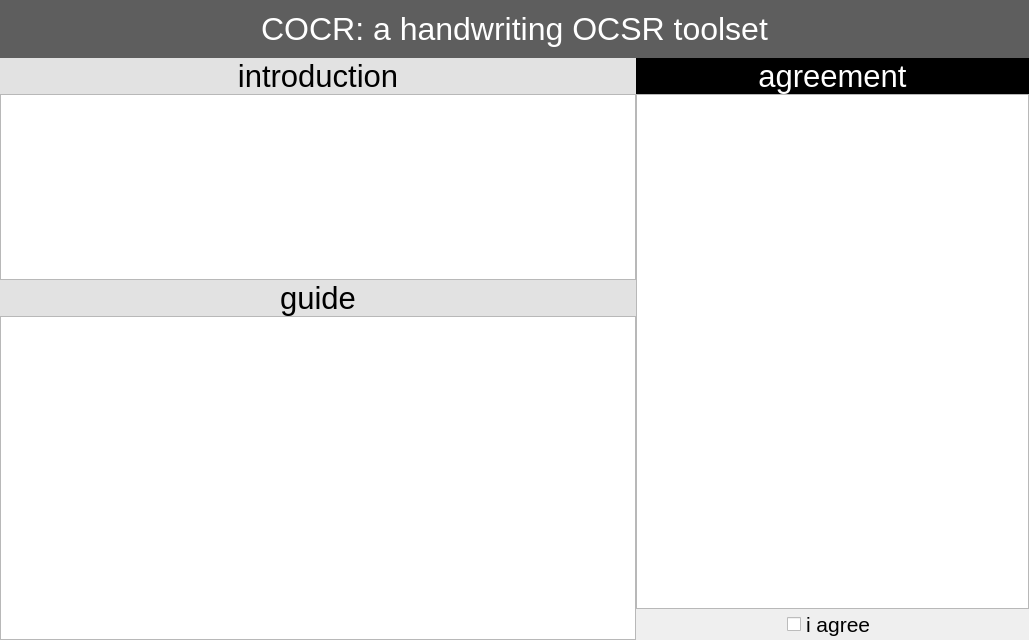
<?xml version="1.0" encoding="UTF-8"?>
<ui version="4.0">
    <class>WelcomeWidget</class>
    <widget class="QWidget" name="WelcomeWidget">
        <property name="geometry">
            <rect>
                <x>0</x>
                <y>0</y>
                <width>1029</width>
                <height>640</height>
            </rect>
        </property>
        <property name="windowTitle">
            <string>Welcome</string>
        </property>
        <layout class="QVBoxLayout" name="verticalLayout" stretch="1,10">
            <property name="spacing">
                <number>0</number>
            </property>
            <property name="leftMargin">
                <number>0</number>
            </property>
            <property name="topMargin">
                <number>0</number>
            </property>
            <property name="rightMargin">
                <number>0</number>
            </property>
            <property name="bottomMargin">
                <number>0</number>
            </property>
            <item>
                <widget class="QLabel" name="welcome_label">
                    <property name="sizePolicy">
                        <sizepolicy hsizetype="Preferred" vsizetype="Preferred">
                            <horstretch>0</horstretch>
                            <verstretch>0</verstretch>
                        </sizepolicy>
                    </property>
                    <property name="font">
                        <font>
                            <pointsize>24</pointsize>
                        </font>
                    </property>
                    <property name="styleSheet">
                        <string notr="true">color: rgb(255, 255, 255);
                            background-color: rgb(94, 94, 94);
                        </string>
                    </property>
                    <property name="text">
                        <string>COCR: a handwriting OCSR toolset</string>
                    </property>
                    <property name="alignment">
                        <set>Qt::AlignCenter</set>
                    </property>
                </widget>
            </item>
            <item>
                <layout class="QGridLayout" name="gridLayout" rowstretch="618,1000" columnstretch="1000,618">
                    <property name="spacing">
                        <number>0</number>
                    </property>
                    <item row="0" column="0">
                        <layout class="QVBoxLayout" name="intro_layout">
                            <property name="spacing">
                                <number>0</number>
                            </property>
                            <item>
                                <widget class="QLabel" name="intro_label">
                                    <property name="sizePolicy">
                                        <sizepolicy hsizetype="Preferred" vsizetype="Fixed">
                                            <horstretch>0</horstretch>
                                            <verstretch>0</verstretch>
                                        </sizepolicy>
                                    </property>
                                    <property name="font">
                                        <font>
                                            <pointsize>23</pointsize>
                                        </font>
                                    </property>
                                    <property name="styleSheet">
                                        <string notr="true">color: rgb(0, 0, 0);
                                            background-color: rgb(226, 226, 226);
                                        </string>
                                    </property>
                                    <property name="text">
                                        <string>introduction</string>
                                    </property>
                                    <property name="alignment">
                                        <set>Qt::AlignCenter</set>
                                    </property>
                                </widget>
                            </item>
                            <item>
                                <widget class="QTextEdit" name="intro_edit">
                                    <property name="sizePolicy">
                                        <sizepolicy hsizetype="Preferred" vsizetype="Preferred">
                                            <horstretch>0</horstretch>
                                            <verstretch>0</verstretch>
                                        </sizepolicy>
                                    </property>
                                    <property name="styleSheet">
                                        <string notr="true"/>
                                    </property>
                                    <property name="inputMethodHints">
                                        <set>Qt::ImhNone</set>
                                    </property>
                                    <property name="readOnly">
                                        <bool>true</bool>
                                    </property>
                                    <property name="html">
                                        <string>&lt;!DOCTYPE HTML PUBLIC &quot;-//W3C//DTD HTML 4.0//EN&quot; &quot;http://www.w3.org/TR/REC-html40/strict.dtd&quot;&gt;
                                            &lt;html&gt;&lt;head&gt;&lt;meta name=&quot;qrichtext&quot; content=&quot;1&quot;
                                            /&gt;&lt;style type=&quot;text/css&quot;&gt;
                                            p, li { white-space: pre-wrap; }
                                            &lt;/style&gt;&lt;/head&gt;&lt;body style=&quot; font-family:'SimSun';
                                            font-size:9pt; font-weight:400; font-style:normal;&quot;&gt;
                                            &lt;p style=&quot; margin-top:0px; margin-bottom:0px; margin-left:0px;
                                            margin-right:0px; -qt-block-indent:0; text-indent:0px;&quot;&gt; &lt;/p&gt;
                                            &lt;p style=&quot; margin-top:0px; margin-bottom:0px; margin-left:0px;
                                            margin-right:0px; -qt-block-indent:0; text-indent:0px;&quot;&gt; &lt;/p&gt;&lt;/body&gt;&lt;/html&gt;
                                        </string>
                                    </property>
                                </widget>
                            </item>
                        </layout>
                    </item>
                    <item row="0" column="1" rowspan="2">
                        <layout class="QVBoxLayout" name="agree_layout">
                            <property name="spacing">
                                <number>0</number>
                            </property>
                            <item>
                                <widget class="QLabel" name="agree_label">
                                    <property name="sizePolicy">
                                        <sizepolicy hsizetype="Preferred" vsizetype="Fixed">
                                            <horstretch>0</horstretch>
                                            <verstretch>0</verstretch>
                                        </sizepolicy>
                                    </property>
                                    <property name="font">
                                        <font>
                                            <pointsize>23</pointsize>
                                        </font>
                                    </property>
                                    <property name="styleSheet">
                                        <string notr="true">color: rgb(255, 255, 255);
                                            background-color: rgb(0, 0, 0);
                                        </string>
                                    </property>
                                    <property name="text">
                                        <string>agreement</string>
                                    </property>
                                    <property name="alignment">
                                        <set>Qt::AlignCenter</set>
                                    </property>
                                </widget>
                            </item>
                            <item>
                                <widget class="QTextBrowser" name="agree_edit">
                                    <property name="sizePolicy">
                                        <sizepolicy hsizetype="Preferred" vsizetype="Expanding">
                                            <horstretch>0</horstretch>
                                            <verstretch>0</verstretch>
                                        </sizepolicy>
                                    </property>
                                    <property name="styleSheet">
                                        <string notr="true"/>
                                    </property>
                                    <property name="inputMethodHints">
                                        <set>Qt::ImhNone</set>
                                    </property>
                                    <property name="readOnly">
                                        <bool>true</bool>
                                    </property>
                                </widget>
                            </item>
                            <item alignment="Qt::AlignHCenter|Qt::AlignVCenter">
                                <widget class="QCheckBox" name="agree_box">
                                    <property name="sizePolicy">
                                        <sizepolicy hsizetype="Expanding" vsizetype="Preferred">
                                            <horstretch>0</horstretch>
                                            <verstretch>0</verstretch>
                                        </sizepolicy>
                                    </property>
                                    <property name="font">
                                        <font>
                                            <pointsize>16</pointsize>
                                        </font>
                                    </property>
                                    <property name="layoutDirection">
                                        <enum>Qt::LeftToRight</enum>
                                    </property>
                                    <property name="styleSheet">
                                        <string notr="true"/>
                                    </property>
                                    <property name="text">
                                        <string>i agree</string>
                                    </property>
                                    <property name="icon">
                                        <iconset resource="../../../../assets/COCR_res.qrc">
                                            <normaloff>:/images/home.png</normaloff>:/images/home.png
                                        </iconset>
                                    </property>
                                    <property name="iconSize">
                                        <size>
                                            <width>32</width>
                                            <height>32</height>
                                        </size>
                                    </property>
                                    <property name="tristate">
                                        <bool>false</bool>
                                    </property>
                                </widget>
                            </item>
                        </layout>
                    </item>
                    <item row="1" column="0">
                        <layout class="QVBoxLayout" name="guide_layout">
                            <property name="spacing">
                                <number>0</number>
                            </property>
                            <item>
                                <widget class="QLabel" name="guide_label">
                                    <property name="sizePolicy">
                                        <sizepolicy hsizetype="Preferred" vsizetype="Fixed">
                                            <horstretch>0</horstretch>
                                            <verstretch>0</verstretch>
                                        </sizepolicy>
                                    </property>
                                    <property name="font">
                                        <font>
                                            <pointsize>23</pointsize>
                                        </font>
                                    </property>
                                    <property name="styleSheet">
                                        <string notr="true">color: rgb(0, 0, 0);
                                            background-color: rgb(226, 226, 226);
                                        </string>
                                    </property>
                                    <property name="text">
                                        <string>guide</string>
                                    </property>
                                    <property name="alignment">
                                        <set>Qt::AlignCenter</set>
                                    </property>
                                </widget>
                            </item>
                            <item>
                                <widget class="QTextEdit" name="guide_edit">
                                    <property name="sizePolicy">
                                        <sizepolicy hsizetype="Preferred" vsizetype="Preferred">
                                            <horstretch>0</horstretch>
                                            <verstretch>0</verstretch>
                                        </sizepolicy>
                                    </property>
                                    <property name="styleSheet">
                                        <string notr="true"/>
                                    </property>
                                    <property name="inputMethodHints">
                                        <set>Qt::ImhNone</set>
                                    </property>
                                    <property name="readOnly">
                                        <bool>true</bool>
                                    </property>
                                    <property name="html">
                                        <string>&lt;!DOCTYPE HTML PUBLIC &quot;-//W3C//DTD HTML 4.0//EN&quot; &quot;http://www.w3.org/TR/REC-html40/strict.dtd&quot;&gt;
                                            &lt;html&gt;&lt;head&gt;&lt;meta name=&quot;qrichtext&quot; content=&quot;1&quot;
                                            /&gt;&lt;style type=&quot;text/css&quot;&gt;
                                            p, li { white-space: pre-wrap; }
                                            &lt;/style&gt;&lt;/head&gt;&lt;body style=&quot; font-family:'SimSun';
                                            font-size:9pt; font-weight:400; font-style:normal;&quot;&gt;
                                            &lt;p style=&quot; margin-top:0px; margin-bottom:0px; margin-left:0px;
                                            margin-right:0px; -qt-block-indent:0; text-indent:0px;&quot;&gt; &lt;/p&gt;
                                            &lt;p style=&quot; margin-top:0px; margin-bottom:0px; margin-left:0px;
                                            margin-right:0px; -qt-block-indent:0; text-indent:0px;&quot;&gt; &lt;/p&gt;&lt;/body&gt;&lt;/html&gt;
                                        </string>
                                    </property>
                                </widget>
                            </item>
                        </layout>
                    </item>
                </layout>
            </item>
        </layout>
    </widget>
    <resources>
        <include location="../../../../assets/COCR_res.qrc"/>
    </resources>
    <connections/>
</ui>
